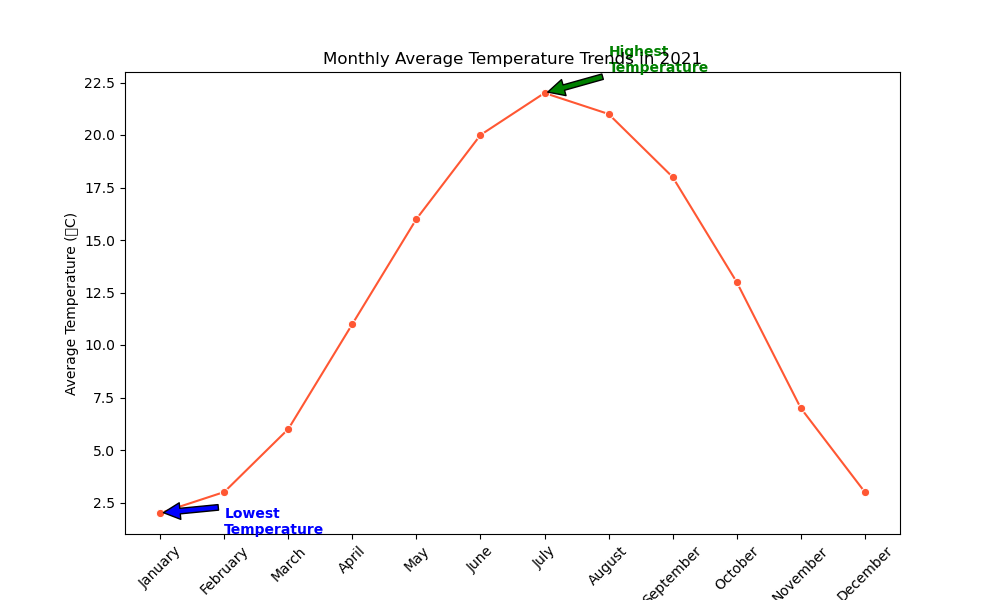

This figure's Python source:

import seaborn as sns
import pandas as pd
import matplotlib.pyplot as plt

# Data dictionary with month and corresponding average temperature
data = {
    "Month": ["January", "February", "March", "April", "May", "June",
              "July", "August", "September", "October", "November", "December"],
    "Average_Temperature_C": [2, 3, 6, 11, 16, 20, 22, 21, 18, 13, 7, 3]
}

# Create a DataFrame from the data dictionary
df = pd.DataFrame(data)

# Create a line chart
plt.figure(figsize=(10, 6))  # Changing the size of the chart
sns.lineplot(data=df, x="Month", y="Average_Temperature_C", color="#FF5733", marker="o")

# Annotating the highest and lowest temperature points
plt.annotate(
    'Highest\nTemperature', xy=('July', 22), xytext=('August', 23),
    arrowprops=dict(facecolor='green', shrink=0.05), color='green', weight='bold'
)
plt.annotate(
    'Lowest\nTemperature', xy=('January', 2), xytext=('February', 1),
    arrowprops=dict(facecolor='blue', shrink=0.05), color='blue', weight='bold'
)

# Adding chart title and labels
plt.title("Monthly Average Temperature Trends in 2021")
plt.xlabel("Month")
plt.ylabel("Average Temperature (°C)")

# Customizing the appearance of the ticks on the x-axis for better readability
plt.xticks(rotation=45)

# Show the final plot
plt.show()
